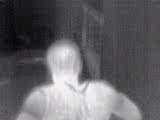
#> input picture frame 88 of bed.avi, 160 x 120 px, given in place of the camera
$ python pilot.py
#> lines starting #> are read from the running program, lines starting #| are printed output that depends on the picture; after the words box and inside, x2 and y2 are one past the last pixel; in counts of white or black regions, pixels touching at a corner belong together
#!/usr/bin/env python3
# USAGE
# py main.py --video video.mp4

# import the necessary packages
from datetime import datetime
from imutils.video import FPS
import argparse
import cv2
import logging
import time
import numpy as np
import os
import json
from imutils import video
import requests


# add parameter for timeout
# change time sent to server into minutes.

class ThermalSensor:

    # This is used to track remaining the number of frames required to be captured
    # This is defaulted to 50.
    # The index represent the bed position
    anomallyFrameTracker = [0]

    # This is used to compile all the frames of the incident
    accumulativeFrameQueue = []

    # This is used as a queue for the past 50 frames from the current frame.
    # This is added to the accumulativeFrameQueue so that we can see what happens
    # prior to anomally detection
    movingFrameQueue = []

    # This represent the hardcoded bed bounding boxes
    bedbbox=[[35,70,70,105]]

    # This represent the ID associated to each bed.
    # Important for posting the data to SmartCaire
    bedbboxID = ["D429F794-C889-4FC2-8439-00ABD9BC5F3C","24CB2FD9-B15C-49D7-9C8F-0DF7F3DB14D9","74922366-AA42-437F-9E6E-EFBEDF9700B6"]

    # This is to track time since the last anomally that have happened at each bed
    # Ensures that incidents sent are at least 10 minutes apart
    anomallyHistoryTracker = [0]*len(bedbbox)

    # Initialize the counter that will keep track of number of people on each bed.
    bedCounter = [0]*len(bedbbox)

    # Initialize the counter that will keep track of number of anomalous behaviour on each bed.
    bedAnomallyCounter = [0]*len(bedbbox)

    # Initialize the counter that will keep track of time spend on each bed.
    bedTime = [0]*len(bedbbox)

    # To track the frames
    totalFrames = 0

    # Counter to track consecutive detections
    consecutiveDetectionCount = 0

    # Counter to track consecutive anomalous detections
    consecutiveAnomallyDetectionCount = 0

    def __init__(self,colour,percentage,anomally,minTimeDetect,output,timeSuppression, halfVideo, timeOut):
        #Logger
        current = datetime.now().strftime('%Y-%m-%d-%H--%M--%S')
        logging.basicConfig(filename= "/home/vulcan/Documents/Thermal/Log/" + current + ".log", level=logging.INFO)

        #output file name
        self.output = output

        #Duration for half of the video, used to track the frames
        self.halfVideo = halfVideo

        # Time suppression
        self.timeSuppression = timeSuppression

        # Presents threshold (0-1) for normalized colour
        self.colourThreshold = colour

        # Percentage of bed bbox needed to be covered by pixels with normalized colour > colourThreshold to be considered detection
        self.percentageThreshold = percentage

        # Same as above but stricter for anomally detection
        self.percentageAnomallyThreshold = anomally

        # Minimum time required for something to be considered a detection
        self.minTime = minTimeDetect

        # Time program should be ran
        self.timeOut = timeOut

        # initialize the video stream and output video writer
        print("[INFO] starting video stream...")
        self.vs = cv2.VideoCapture(0)
        self.writer = None

        # start the frames per second throughput estimator
        self.fps = FPS().start()
        self.current = datetime.now().strftime('%Y-%m-%d-%H--%M--%S')
        logging.info(current + " Parameter Generation Success")

    def getColours(self,frame):
        bedbbox = self.bedbbox
        try:
            buffer = []
            for i in range(len(bedbbox)):
                buffer.append([])
            # j is x , k is y
            # frmae[y][x]
            for i in range(len(bedbbox)):
                count = 0
                for j in range(bedbbox[i][0], bedbbox[i][2]):
                    for k in range(bedbbox[i][1], bedbbox[i][3]):
                        count+=1
                        buffer[i].append(frame[k][j])
            current = datetime.now().strftime('%Y-%m-%d-%H--%M--%S')
            logging.info(current + " Colour Conversion Completed")
            return buffer
        except:
            current = datetime.now().strftime('%Y-%m-%d-%H--%M--%S')
            logging.error(current + " Colour Conversion Failed")

    # [24 lines left out: function getNormalizedColours, not called in this run]

    def getDifferenceFromMean(self,colors):
        # Colors is a list of list where there is a list for each bed and each bed has a list of numbers indicating colour within bedbbox
        buffer = []
        for i in range(len(colors)):
            totalValue = 0
            buffer.append([])
            for j in range(len(colors[i])):
                totalValue += colors[i][j]
            meanValue = totalValue/len(colors[i])
            for j in range(len(colors[i])):
                buffer[i].append(colors[i][j]-meanValue)
        return buffer

    def checkSleep(self,bedbboxColours):
        bedCounter = self.bedCounter
        bedAnomallyCounter = self.bedAnomallyCounter
        colourThreshold = self.colourThreshold
        percentageThreshold = self.percentageThreshold
        percentageAnomallyThreshold = self.percentageAnomallyThreshold
        bedTime = self.bedTime
        consecutiveDetectionCount = self.consecutiveDetectionCount
        consecutiveAnomallyDetectionCount = self.consecutiveAnomallyDetectionCount
        minTime = self.minTime
        try:
            for i in range(len(bedbboxColours)):
                detectionCount = 0
                countNeeded = percentageThreshold*len(bedbboxColours[i])
                anomallyCountNeeded = percentageAnomallyThreshold*len(bedbboxColours[i])
                for j in range(len(bedbboxColours[i])):
                    if bedbboxColours[i][j] > colourThreshold:
                        detectionCount += 1
                print(detectionCount)
                print(countNeeded)
                if(detectionCount > countNeeded):
                    bedCounter[i] = 1
                    consecutiveDetectionCount += 1
                    if consecutiveDetectionCount > minTime:
                        if consecutiveDetectionCount == (minTime+1):
                            bedTime[i] += minTime/8.8
                        bedTime[i] += 1/8.8
                    if(detectionCount > anomallyCountNeeded):
                        consecutiveAnomallyDetectionCount += 1
                        if consecutiveAnomallyDetectionCount > minTime:
                            bedAnomallyCounter[i] = 1
                    else:
                        consecutiveAnomallyDetectionCount = 0
                        bedAnomallyCounter[i] = 0
                else:
                    consecutiveDetectionCount = 0
                    bedAnomallyCounter[i] = 0
                    bedCounter[i] = 0
            current = datetime.now().strftime('%Y-%m-%d-%H--%M--%S')
            logging.info(current + " Sleep Check Completed")
            return consecutiveDetectionCount,consecutiveAnomallyDetectionCount
        except:
            current = datetime.now().strftime('%Y-%m-%d-%H--%M--%S')
            logging.error(current + " Sleep Check Failed")

    # [46 lines left out: function updateAnomalousBehaviour, not called in this run]

    def updateBedTime(self):
        try:
            bedTime = self.bedTime/60
            bedbboxID = self.bedbboxID
            url = "https://smartcaire-dev.azurewebsites.net/api/v2.0/auth/login"
            payload = json.dumps({
                "email": "sarthak.ganoorkar@vulcan-ai.com",
                "password": "VisionAI@052020"
                })
            headers = {'Content-Type': 'application/json'}

            response = requests.request("POST", url, headers=headers, data=payload)
            accessToken = response.json().get('accessToken')
            current = datetime.now().strftime('%Y-%m-%d-%H--%M--%S')
            logging.info(current + " Getting Auth Token Success")
        except:
            current = datetime.now().strftime('%Y-%m-%d-%H--%M--%S')
            logging.error(current + " Getting Auth Token Failure")

        try:
            url = "https://smartcaire-dev.azurewebsites.net/api/v2.0/user/time-in-bed"
            payload={"user_id": "D429F794-C889-4FC2-8439-00ABD9BC5F3C"}
            headers = {
            'Authorization': 'Bearer {}'.format(accessToken)
            }
            response = requests.request("GET", url, headers=headers, data=payload)
            print(response.text)

            for i in range(len(bedTime)):
                current = datetime.now().strftime('%Y-%m-%d')
                # Save the time spend in bed
                url = "https://smartcaire-dev.azurewebsites.net/api/v2.0/user/time-in-bed"
                payload = json.dumps({
                    "user_id": bedbboxID[i],
                    "datetime": current,
                    "time_spent": bedTime[i]  # hours/minutes?
                    })

                headers = {'Authorization': 'Bearer {}'.format(accessToken),
                        'Content-Type': 'application/json',
                        }
                response = requests.request("POST", url, headers=headers, data=payload)
                print(response.text)
                current = datetime.now().strftime('%Y-%m-%d-%H--%M--%S')
                logging.info(current + " BedTime Upload Completed")
        except:
            current = datetime.now().strftime('%Y-%m-%d-%H--%M--%S')
            logging.error(current + " BedTime Upload Failed")

    def startStream(self):
        timeout = 60*60*self.timeOut
        timeout_start = time.time()
        # loop over frames from the video file stream
        while time.time() < timeout_start+timeout:
            # grab the next frame from the video file
            (grabbed, frame) = self.vs.read()
#> frame is the input picture: shape (120, 160, 3); mean B, G, R 101, 98.2, 99.3
            # check to see if we have reached the end of the video file
            if frame is None:
                current = datetime.now().strftime('%Y-%m-%d-%H--%M--%S')
                logging.info(current + " Video ended")
                break
            else:
                # Remove history, roughly ten minutes to remove completely
                for i in range(len(self.anomallyHistoryTracker)):
                    if self.anomallyHistoryTracker[i] > 0:
                        self.anomallyHistoryTracker[i] -= 1

                # resize the frame for faster processing and then convert the
                frame = cv2.resize(frame, (128,128))
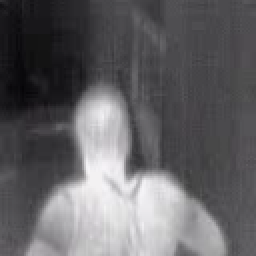
#> frame: shape (128, 128, 3) (shown 2 times larger); mean B, G, R 100.9, 98.1, 99.2
                colourFrame = frame

                # For streaming on website
                streaming = colourFrame
                cv2.putText(streaming, datetime.now().strftime('%Y-%m-%d-%H--%M--%S'), (15,25), cv2.FONT_HERSHEY_SIMPLEX, 0.20, (255,255,255), 1)
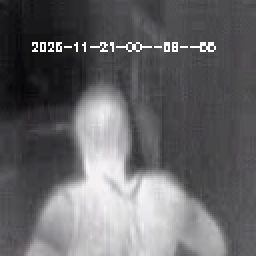
#> streaming: shape (128, 128, 3) (shown 2 times larger); 1.09% of pixels changed, all inside (x1, y1, x2, y2) = (16, 21, 108, 26)
                cv2.imwrite('/home/vulcan/Documents/Thermal/website/streaming-server-thk/image_dump/thermalJPG.jpeg',colourFrame)

                frame = cv2.cvtColor(frame, cv2.COLOR_BGR2GRAY)
#> frame: shape (128, 128)
                # Check sleep and anomally here
                # Get colours
                bedbboxColours = self.getColours(frame)
#> bedbboxColours = 1 item
                # Get Normalized Colours
                # bedbboxColours = self.getNormalizedColours(bedbboxColours)
                # Get difference from mean colors
                bedbboxColours = self.getDifferenceFromMean(bedbboxColours)
#> the loop in getDifferenceFromMean, `for i in range(len(colors)):` made 1 pass
#> meanValue on pass 1: 193.6
                # Get Detections and Anomally Detections
                consecutiveDetectionCount,consecutiveAnomallyDetectionCount = self.checkSleep(bedbboxColours)
#> the loop in checkSleep, `for i in range(len(bedbboxColours)):` made 1 pass
#> (countNeeded, anomallyCountNeeded, consecutiveDetectionCount, consecutiveAnomallyDetectionCount) on pass 1: (343, 612.5, 1, 1)
#> (printed output is left out)
#> after the loop in checkSleep, `for i in range(len(bedbboxColours)):`: bedAnomallyCounter = [1]; bedTime = [0.114]
#> consecutiveDetectionCount = 1; consecutiveAnomallyDetectionCount = 1

                # frame = cv2.cvtColor(frame, cv2.COLOR_GRAY2BGR)
                current = datetime.now().strftime('%Y-%m-%d-%H--%M--%S')
                logging.info(current + " Frame manipulations completed")
                # if we are supposed to be writing a video to disk, initialize
                # the writer
            if self.output is not None and self.writer is None:
                fourcc = cv2.VideoWriter_fourcc(*'avc1')
                self.writer = cv2.VideoWriter(args["output"], fourcc, 60,
                    (frame.shape[1], frame.shape[0]), True)
                current = datetime.now().strftime('%Y-%m-%d-%H--%M--%S')
                logging.info(current + " Writer Initialized")

            for i in range(len(self.bedbbox)):
                if self.bedAnomallyCounter[i] > 0:
                    cv2.rectangle(colourFrame, (self.bedbbox[i][0], self.bedbbox[i][1]), (self.bedbbox[i][2], self.bedbbox[i][3]),(0,0,255), 2)
                else:
                    cv2.rectangle(colourFrame, (self.bedbbox[i][0], self.bedbbox[i][1]), (self.bedbbox[i][2], self.bedbbox[i][3]),(255,255,255), 2)
                if self.bedAnomallyCounter[i] > 0:
                    cv2.putText(colourFrame,  str(round(self.bedTime[i],1)), (int(self.bedbbox[i][0]+(self.bedbbox[i][2]-self.bedbbox[i][0])/2), int(self.bedbbox[i][1]+(self.bedbbox[i][3]-self.bedbbox[i][1])/2)), cv2.FONT_HERSHEY_SIMPLEX, 0.20, (0,0,255), 1)
                else:
                    cv2.putText(colourFrame,  str(round(self.bedTime[i],1)), (int(self.bedbbox[i][0]+(self.bedbbox[i][2]-self.bedbbox[i][0])/2), int(self.bedbbox[i][1]+(self.bedbbox[i][3]-self.bedbbox[i][1])/2)), cv2.FONT_HERSHEY_SIMPLEX, 0.20, (0,255,60), 1)
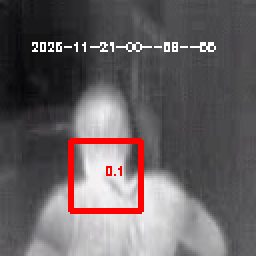
#> colourFrame: shape (128, 128, 3) (shown 2 times larger); 3.75% of pixels changed, all inside (x1, y1, x2, y2) = (16, 21, 108, 107)
            current = datetime.now().strftime('%Y-%m-%d-%H--%M--%S')
            logging.info(current + " Bounding Box Drawn")

            if self.writer is not None:
                self.writer.write(colourFrame)

            # show the output frame
            cv2.imshow("Frame", cv2.resize(colourFrame,(640,640)))
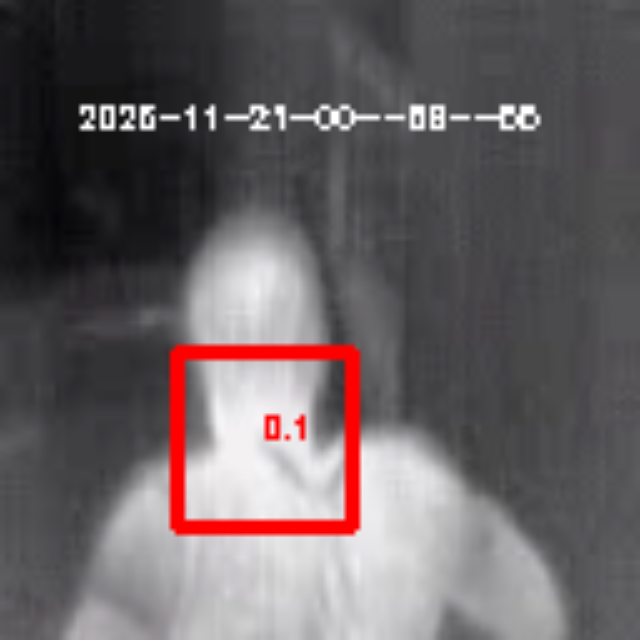
#> window 'Frame': shape (640, 640, 3); mean B, G, R 98.4, 95.7, 103.5

            self.totalFrames += 1
            key = cv2.waitKey(1) & 0xFF
#> (key q is pressed here)

            # if the `q` key was pressed, break from the loop
            if key == ord("q"):
                break

            # update the FPS counter
            self.fps.update()

            # Call for frame requirements if there is an anomally
            if len(self.movingFrameQueue) > 50:
                self.movingFrameQueue.pop(0)
                current = datetime.now().strftime('%Y-%m-%d-%H--%M--%S')
                logging.info(current + " MovingFrameQueue Popped")
            else:
                self.movingFrameQueue.append(colourFrame)
                current = datetime.now().strftime('%Y-%m-%d-%H--%M--%S')
                logging.info(current + " MovingFrameQueue Appended")


            # Add frame requirements to track anomally
            bedAnomallyDetectedAt = [0] * len(self.bedbbox)
            for i in range(len(self.bedbbox)):
                if self.bedAnomallyCounter[i] > 0:
                    bedAnomallyDetectedAt[i] = 1
                    current = datetime.now().strftime('%Y-%m-%d-%H--%M--%S')
                    logging.info(current + " Anomally Detected, starting call for more frames")


            for i in range(len(bedAnomallyDetectedAt)):
                if bedAnomallyDetectedAt[i] == 1:

                    if self.anomallyFrameTracker[0] == 0 and self.anomallyHistoryTracker[i] == 0:
                        self.anomallyHistoryTracker[i] = self.timeSuppression #Roughly 10 minutes between tracks
                        for frame in self.movingFrameQueue:
                            self.accumulativeFrameQueue.append(frame)
                        self.anomallyFrameTracker[0] = self.halfVideo
                        current = datetime.now().strftime('%Y-%m-%d-%H--%M--%S')
                        logging.info(current + " anomallyFrameTracker resetted to 50")

            # If we find a call for frame requirements, we append the frame then reduce the frame requirements incrementally
            if self.anomallyFrameTracker[0] != 0:
                self.accumulativeFrameQueue.append(colourFrame)
                self.anomallyFrameTracker[0] -= 1

            try:
                if self.anomallyFrameTracker[0] == 0 and len(self.accumulativeFrameQueue) >= 51:
                    anomallyfourcc = cv2.VideoWriter_fourcc(*'avc1')
                    current = datetime.now().strftime('%Y-%m-%d %H:%M:%S')
                    anomallyWriter = cv2.VideoWriter('/home/vulcan/Documents/Thermal/AnomallyVideo/' + current + ".mp4", anomallyfourcc , 10,
                        (128,128), True)
                    for pic in self.accumulativeFrameQueue:
                        anomallyWriter.write(pic)
                    anomallyWriter.release()
                    self.accumulativeFrameQueue = []
                    self.updateAnomalousBehaviour(current)
            except:
                current = datetime.now().strftime('%Y-%m-%d-%H--%M--%S')
                logging.info(current + " Anomally Video Output unsuccessful")
            # stop the timer and display FPS information

        self.fps.stop()
        print("[INFO] elapsed time: {:.2f}".format(self.fps.elapsed()))
        print("[INFO] approx. FPS: {:.2f}".format(self.fps.fps()))
        current = datetime.now().strftime('%Y-%m-%d-%H--%M--%S')
        logging.info(current + "[INFO] elapsed time: {:.2f}".format(self.fps.elapsed()))
        logging.info(current + "[INFO] approx. FPS: {:.2f}".format(self.fps.fps()))

        # check to see if we need to release the video writer pointer
        if self.writer is not None:
            self.writer.release()
        if len(self.accumulativeFrameQueue) > 0 and self.anomallyFrameTracker[0] != 0:
            try:
                anomallyfourcc = cv2.VideoWriter_fourcc(*'avc1')
                current = datetime.now().strftime('%Y-%m-%d %H:%M:%S')
                anomallyWriter = cv2.VideoWriter( '/home/vulcan/Documents/Thermal/AnomallyVideo/' + current + ".mp4", anomallyfourcc , 10,
                    (128,128), True)
                for pic in self.accumulativeFrameQueue:
                    anomallyWriter.write(pic)
                anomallyWriter.release()
                self.accumulativeFrameQueue = []
                self.updateAnomalousBehaviour(current)
            except:
                current = datetime.now().strftime('%Y-%m-%d-%H--%M--%S')
                logging.info(current + " Anomally Video Output unsuccessful")

        self.updateBedTime()
        # do a bit of cleanup
        cv2.destroyAllWindows()
        self.vs.release()

def driver():
    # construct the argument parser and parse the arguments
    ap = argparse.ArgumentParser()
    ap.add_argument("-v", "--video", default = 0,
        help="path to input video file")
    ap.add_argument("-o", "--output", type=str,
        help="path to optional output video file")
    ap.add_argument("-c", "--colour", default = 0,
        help="Value to serve as the cut off for when we consider a pixel a human")
    ap.add_argument("-n", "--percentage", default = 0.28,
        help="percentage of bed bb required to consider normal detection")
    ap.add_argument("-a", "--anomally", default = 0.5,
        help="percentage of bed bb required to consider anomalous detection")
    ap.add_argument("-t", "--timeSuppression", default = 31860,
        help="Time between anomalous detections for single bed, default at 1 hr, 31860 frames")
    ap.add_argument("-tt", "--minTimeDetect", default = 0,
        help="Minimum time required for something to be considered a detection"),
    ap.add_argument("-hv", "--halfVideo", default = 50,
        help="number of frames to collect for the first half of anomally video"),
    ap.add_argument("-to", "--timeOut", default = 10,
        help="hours the program should be ran")

    args = vars(ap.parse_args())
    # Start streaming

    ts = ThermalSensor(args['colour'],args['percentage'],args['anomally'],args['minTimeDetect'],args['output'],args['timeSuppression'],args['halfVideo'],args['timeOut'])
    ts.startStream()


if __name__ == '__main__':
    driver()

$ run again, starting later in the video
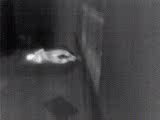
#> input picture frame 397 of bed.avi, 160 x 120 px, given in place of the camera
#> in startStream, frame is the input picture: shape (120, 160, 3); mean B, G, R 66.1, 63.2, 64.5
#> in startStream, `cv2.putText(streaming, datetime.now().strftime('%Y-%m-%d-%H--%M--%S'),..`:
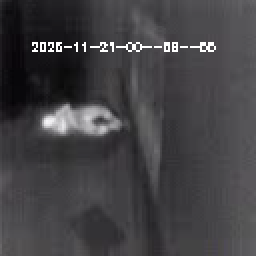
#> streaming: shape (128, 128, 3) (shown 2 times larger); mean B, G, R 68.2, 65.4, 66.6
#> bedbboxColours = 1 item
#> the loop in getDifferenceFromMean, `for i in range(len(colors)):` made 1 pass
#> meanValue on pass 1: 60.88
#> the loop in checkSleep, `for i in range(len(bedbboxColours)):` made 1 pass
#> (countNeeded, anomallyCountNeeded, consecutiveDetectionCount, consecutiveAnomallyDetectionCount) on pass 1: (343, 612.5, 1, 1)
#> (printed output is left out)
#> after the loop in checkSleep, `for i in range(len(bedbboxColours)):`: bedAnomallyCounter = [1]; bedTime = [0.114]
#> in startStream, `consecutiveDetectionCount,consecutiveAnomallyDetectionCount = self.che..`: consecutiveDetectionCount = 1
#> in startStream, `cv2.imshow("Frame", cv2.resize(colourFrame,(640,640)))`:
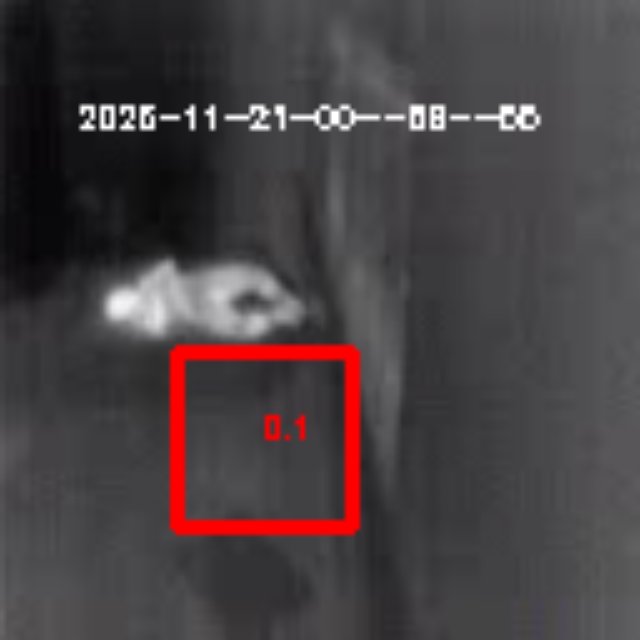
#> window 'Frame': shape (640, 640, 3); mean B, G, R 66.5, 63.8, 71.8
